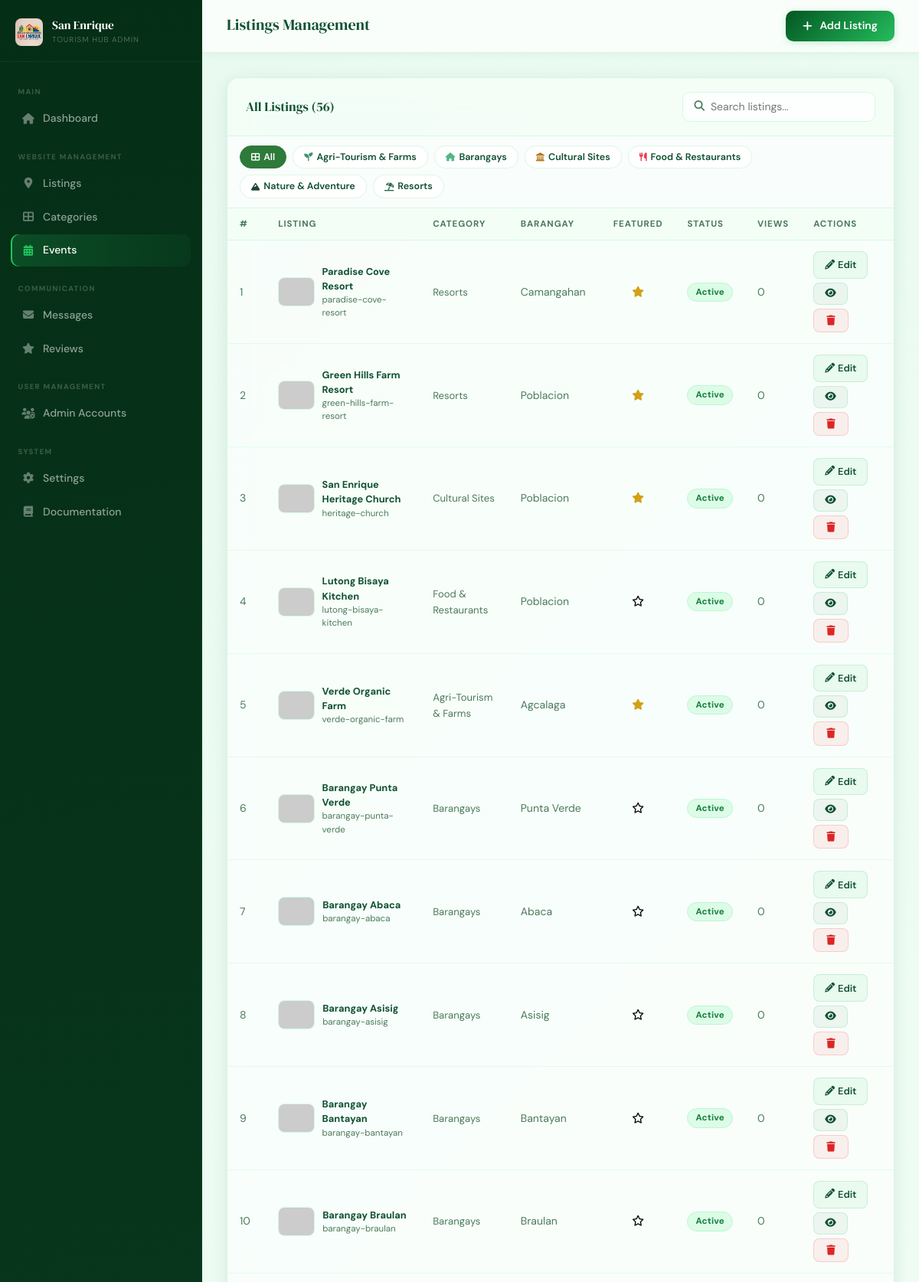
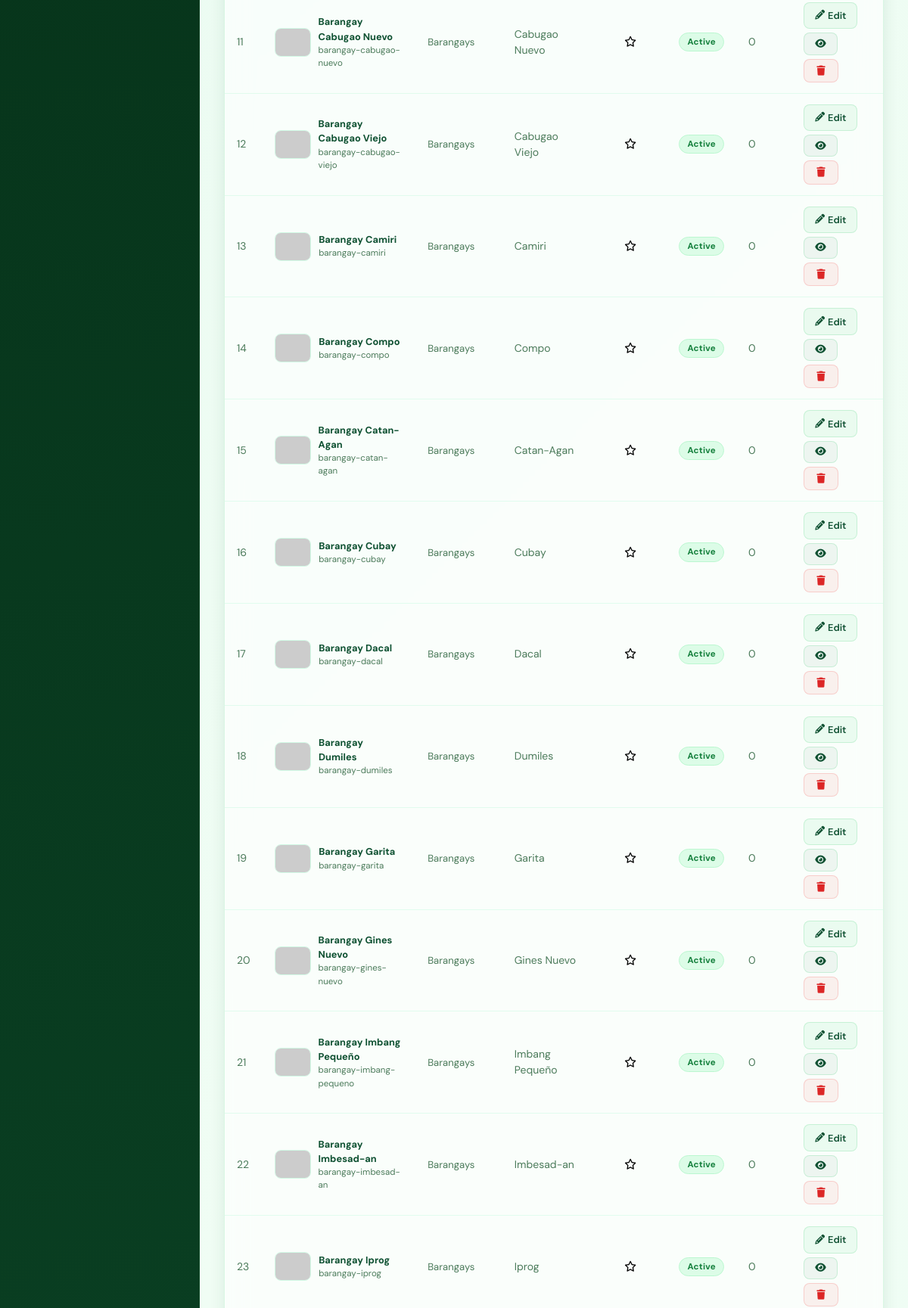
Page /admin/events.php (signed in, upper part) on the committed database (2 pictures, top to bottom).
### tables this page shows
CREATE TABLE IF NOT EXISTS categories (
    id INT AUTO_INCREMENT PRIMARY KEY,
    name VARCHAR(100) NOT NULL,
    slug VARCHAR(100) NOT NULL UNIQUE,
    icon VARCHAR(50) DEFAULT 'fas fa-map-marker-alt',
    color VARCHAR(20) DEFAULT '#2d6a4f',
    created_at TIMESTAMP DEFAULT CURRENT_TIMESTAMP
);

CREATE TABLE IF NOT EXISTS listings (
    id INT AUTO_INCREMENT PRIMARY KEY,
    category_id INT NOT NULL,
    name VARCHAR(200) NOT NULL,
    slug VARCHAR(200) NOT NULL UNIQUE,
    description TEXT,
    address TEXT,
    barangay VARCHAR(100),
    contact VARCHAR(100),
    email VARCHAR(150),
    website VARCHAR(255),
    latitude DECIMAL(10, 8),
    longitude DECIMAL(11, 8),
    featured_image VARCHAR(500),
    gallery TEXT,
    video VARCHAR(512) DEFAULT '',
    operating_hours VARCHAR(255),
    entrance_fee VARCHAR(100),
    amenities TEXT,
    status ENUM('active','inactive','pending') DEFAULT 'active',
    is_featured TINYINT(1) DEFAULT 0,
    views INT DEFAULT 0,
    rating DECIMAL(3,2) DEFAULT 0.00,
    created_at TIMESTAMP DEFAULT CURRENT_TIMESTAMP,
    updated_at TIMESTAMP DEFAULT CURRENT_TIMESTAMP ON UPDATE CURRENT_TIMESTAMP,
    FOREIGN KEY (category_id) REFERENCES categories(id) ON DELETE CASCADE
);

### includes/functions.php (called while the page is built, shortened)
<?php
function getCategories()
{
    $db = getDB();
    $result = $db->query("SELECT * FROM categories ORDER BY name");
    return $result ? $result->fetch_all(MYSQLI_ASSOC) : [];
}
?>

### admin/events.php (the view, shortened to what this page needs)
<?php
require_once '../includes/functions.php';
$db = getDB();
$categories = getCategories();
$action = $_GET['action'] ?? 'list';
$listings = $db->query("SELECT l.*, c.name as cat_name, c.slug as cat_slug, c.color FROM listings l JOIN categories c ON l.category_id = c.id ORDER BY l.created_at DESC")->fetch_all(MYSQLI_ASSOC);
?>
<!DOCTYPE html>
<html lang="en">
<head>
  <link rel="stylesheet" href="https://cdnjs.cloudflare.com/ajax/libs/font-awesome/6.4.0/css/all.min.css">
  <link href="https://cdn.jsdelivr.net/npm/bootstrap@5.3.0/dist/css/bootstrap.min.css" rel="stylesheet">
  <link rel="stylesheet" href="../assets/css/admin.css">
</head>
<body>
  <?php require_once 'sidebar.php'; ?>
  <div class="admin-content">
    <div class="admin-topbar">
      <div>
        <span
          class="topbar-title"><?= $action === 'list' ? 'Listings Management' : ($action === 'add' ? 'Add New Listing' : 'Edit Listing') ?></span>
      </div>
      <div class="topbar-actions">
        <?php if ($action === 'list'): ?>
          <a href="?action=add" class="btn-admin-primary"><i class="fas fa-plus me-1"></i> Add Listing</a>
        <?php else: ?>
          <a href="listings.php" class="btn-admin-secondary"><i class="fas fa-arrow-left me-1"></i> Back to List</a>
        <?php endif; ?>
      </div>
    </div>
    <div class="admin-main">
      <?php if ($action === 'list'): ?>
        <div class="admin-table-wrap">
          <div class="admin-table-header">
            <div class="admin-table-title">All Listings (<span id="visibleCount"><?= count($listings) ?></span>)</div>
            <div class="admin-search">
              <i class="fas fa-search"></i>
              <input type="text" id="tableSearch" placeholder="Search listings...">
            </div>
          </div>
          <div id="categoryFilterBar" style="display:flex;flex-wrap:wrap;gap:8px;padding:12px 16px;border-bottom:1px solid var(--border,#e5ede8);background:var(--g8,#f9fdfb);">
            <button class="cat-filter-pill active" data-cat="all"
              style="display:inline-flex;align-items:center;gap:5px;padding:5px 14px;border-radius:100px;border:1.5px solid var(--accent,#40916c);background:var(--accent,#40916c);color:#fff;font-size:0.78rem;font-weight:600;cursor:pointer;transition:all .2s;">
              <i class="fas fa-th-large" style="font-size:0.7rem;"></i> All
            </button>
            <?php foreach ($categories as $cat): ?>
            <button class="cat-filter-pill" data-cat="<?= htmlspecialchars($cat['slug']) ?>"
              style="display:inline-flex;align-items:center;gap:5px;padding:5px 14px;border-radius:100px;border:1.5px solid var(--border,#d1e8d8);background:#fff;color:var(--primary,#1b4332);font-size:0.78rem;font-weight:600;cursor:pointer;transition:all .2s;">
              <i class="<?= htmlspecialchars($cat['icon']) ?>" style="color:<?= htmlspecialchars($cat['color']) ?>;font-size:0.7rem;"></i>
              <?= htmlspecialchars($cat['name']) ?>
            </button>
            <?php endforeach; ?>
          </div>
          <div class="table-scroll">
            <table class="admin-table" id="listingsTable">
              <thead>
                <tr>
                  <th>#</th>
                  <th>Listing</th>
                  <th>Category</th>
                  <th>Barangay</th>
                  <th>Featured</th>
                  <th>Status</th>
                  <th>Views</th>
                  <th>Actions</th>
                </tr>
              </thead>
              <tbody>
                <?php foreach ($listings as $i => $listing): ?>
                  <tr data-cat="<?= htmlspecialchars($listing['cat_slug']) ?>">
                    <td class="td-muted listing-row-num"><?= $i + 1 ?></td>
                    <td>
                      <div class="listing-info">
                        <img src="<?= $listing['featured_image'] ? listingImage($listing['featured_image'], $listing['name'], 96, 76) : 'https://placehold.co/48x38/1b4332/ffffff?text=?' ?>"
                          class="listing-thumb" alt="" onerror="this.src='https://placehold.co/48x38/1b4332/ffffff?text=?'">
                        <div>
                          <div class="listing-name">
                            <?= htmlspecialchars(html_entity_decode($listing['name'], ENT_QUOTES | ENT_HTML5, 'UTF-8')) ?></div>
                          <div class="listing-slug"><?= htmlspecialchars($listing['slug']) ?>
                          </div>
                        </div>
                      </div>
                    </td>
                    <td><span class="cat-pill"><?= htmlspecialchars($listing['cat_name']) ?></span>
                    </td>
                    <td class="td-small">
                      <?= htmlspecialchars($listing['barangay'] ?: '—') ?></td>
                    <td class="td-center">
                      <?= $listing['is_featured'] ? '<i class="fas fa-star icon-star-gold"></i>' : '<i class="far fa-star icon-star-empty"></i>' ?>
                    </td>
                    <td><span class="status-badge <?= $listing['status'] ?>"><?= ucfirst($listing['status']) ?></span></td>
                    <td class="td-small"><?= number_format($listing['views']) ?></td>
                    <td>
                      <div class="table-actions">
                        <a href="?action=edit&id=<?= $listing['id'] ?>" class="btn-admin-edit">
                          <i class="fas fa-pencil-alt"></i> Edit
                        </a>
                        <a href="listing_view.php?slug=<?= urlencode($listing['slug']) ?>" class="btn-admin-edit btn-admin-preview" title="Preview (Admin View)">
                          <i class="fas fa-eye"></i>
                        </a>
                        <button onclick="confirmDelete(<?= $listing['id'] ?>, '<?= addslashes($listing['name']) ?>')"
                          class="btn-admin-danger">
                          <i class="fas fa-trash"></i>
                        </button>
                      </div>
                    </td>
                  </tr>
                <?php endforeach; ?>
              </tbody>
            </table>
          </div>
        </div>
      <?php endif; ?>
    </div>
  </div>
</body>
</html>

### rows in the picture
categories: name "Agri-Tourism & Farms"
categories: name "Barangays"
categories: name "Cultural Sites"
categories: name "Food & Restaurants"
categories: name "Nature & Adventure"
categories: name "Resorts"
listings: name "Paradise Cove Resort", slug "paradise-cove-resort", category.name "Resorts", barangay "Camangahan", is_featured 1 (drawn), status "Active", views "0"
listings: name "Green Hills Farm Resort", slug "green-hills-farm-resort", category.name "Resorts", barangay "Poblacion", is_featured 1 (drawn), status "Active", views "0"
listings: name "San Enrique Heritage Church", slug "heritage-church", category.name "Cultural Sites", barangay "Poblacion", is_featured 1 (drawn), status "Active", views "0"
listings: name "Lutong Bisaya Kitchen", slug "lutong-bisaya-kitchen", category.name "Food & Restaurants", barangay "Poblacion", is_featured 0 (drawn), status "Active", views "0"
listings: name "Verde Organic Farm", slug "verde-organic-farm", category.name "Agri-Tourism & Farms", barangay "Agcalaga", is_featured 1 (drawn), status "Active", views "0"
listings: name "Barangay Punta Verde", slug "barangay-punta-verde", category.name "Barangays", barangay "Punta Verde", is_featured 0 (drawn), status "Active", views "0"
listings: name "Barangay Abaca", slug "barangay-abaca", category.name "Barangays", barangay "Abaca", is_featured 0 (drawn), status "Active", views "0"
listings: name "Barangay Asisig", slug "barangay-asisig", category.name "Barangays", barangay "Asisig", is_featured 0 (drawn), status "Active", views "0"
listings: name "Barangay Bantayan", slug "barangay-bantayan", category.name "Barangays", barangay "Bantayan", is_featured 0 (drawn), status "Active", views "0"
listings: name "Barangay Braulan", slug "barangay-braulan", category.name "Barangays", barangay "Braulan", is_featured 0 (drawn), status "Active", views "0"
listings: name "Barangay Cabugao Nuevo", slug "barangay-cabugao-nuevo", category.name "Barangays", barangay "Cabugao Nuevo", is_featured 0 (drawn), status "Active", views "0"
listings: name "Barangay Cabugao Viejo", slug "barangay-cabugao-viejo", category.name "Barangays", barangay "Cabugao Viejo", is_featured 0 (drawn), status "Active", views "0"
listings: name "Barangay Camiri", slug "barangay-camiri", category.name "Barangays", barangay "Camiri", is_featured 0 (drawn), status "Active", views "0"
listings: name "Barangay Compo", slug "barangay-compo", category.name "Barangays", barangay "Compo", is_featured 0 (drawn), status "Active", views "0"
listings: name "Barangay Catan-Agan", slug "barangay-catan-agan", category.name "Barangays", barangay "Catan-Agan", is_featured 0 (drawn), status "Active", views "0"
listings: name "Barangay Cubay", slug "barangay-cubay", category.name "Barangays", barangay "Cubay", is_featured 0 (drawn), status "Active", views "0"
listings: name "Barangay Dacal", slug "barangay-dacal", category.name "Barangays", barangay "Dacal", is_featured 0 (drawn), status "Active", views "0"
listings: name "Barangay Dumiles", slug "barangay-dumiles", category.name "Barangays", barangay "Dumiles", is_featured 0 (drawn), status "Active", views "0"
listings: name "Barangay Garita", slug "barangay-garita", category.name "Barangays", barangay "Garita", is_featured 0 (drawn), status "Active", views "0"
listings: name "Barangay Gines Nuevo", slug "barangay-gines-nuevo", category.name "Barangays", barangay "Gines Nuevo", is_featured 0 (drawn), status "Active", views "0"
listings: name "Barangay Imbang Pequeño", slug "barangay-imbang-pequeno", category.name "Barangays", barangay "Imbang Pequeño", is_featured 0 (drawn), status "Active", views "0"
listings: name "Barangay Imbesad-an", slug "barangay-imbesad-an", category.name "Barangays", barangay "Imbesad-an", is_featured 0 (drawn), status "Active", views "0"
listings: name "Barangay Iprog", slug "barangay-iprog", category.name "Barangays", barangay "Iprog", is_featured 0 (drawn), status "Active", views "0"

### other values in the picture
count($listings) "56"
